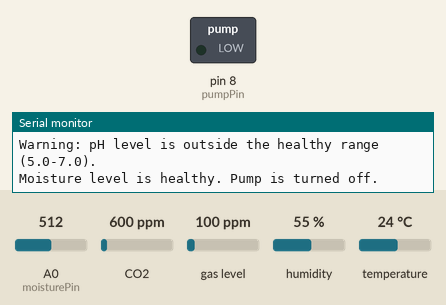
This sketch was run on a simulated Arduino Uno, built with avr-gcc and run on an emulated ATmega328P. Parts: switched loads named in the sketch (green lamp = pin HIGH), the last lines printed to the serial monitor. The inputs (shaded band) are chosen by the test bench; at power-on: A0 (moisturePin) = 512, humidity 55 %, CO2 600 ppm, gas level 100 ppm, temperature 24 °C.

Above: at 1.8 s.
1.9 s: A0 (moisturePin) set to 486
At 3.3 s:
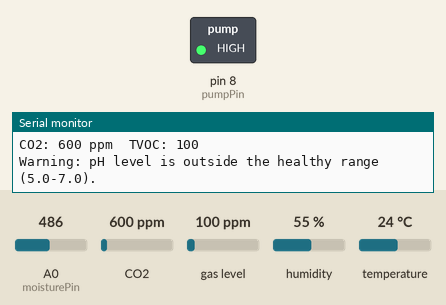
3.6 s: humidity set to 41 %
5.1 s: humidity set to 38 %
19.2 s: A0 (moisturePin) set to 510
At 20.3 s:
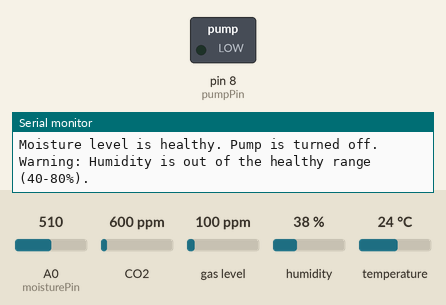
Timing chart, 0 to 22.2 s (numbered marks = the images above; inputs shaded):
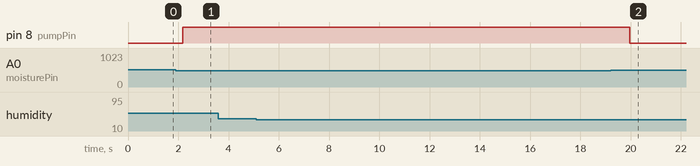

Measured:
- the behaviour switches between 500 and 499 on A0 (moisturePin) (found by bisection; images 0 and 1)
- after the input at 1.9 s, pin 8 (pumpPin): LOW → HIGH after 0.27 s
- after the input at 19.2 s, pin 8 (pumpPin): HIGH → LOW after 0.76 s

The sketch:

Soil_chemical_and_atmosphere_monitoring_system.ino
```cpp
#include <DHT.h>
#include <Adafruit_Sensor.h>
#include <Adafruit_CCS811.h>
#include <SoftwareSerial.h>

#define DHTPIN 2
#define DHTTYPE DHT22
DHT dht(DHTPIN, DHTTYPE);

Adafruit_CCS811 ccs;

int moisturePin = A0;
int pumpPin = 8;

float chemicalValue1 = 0.0;
float chemicalValue2 = 0.0;
float chemicalValue3 = 0.0;
float pHValue = 0.0;

SoftwareSerial pHSerial(2, 3);

void setup() {
  pinMode(pumpPin, OUTPUT);
  Serial.begin(9600);
  pHSerial.begin(9600);

  if (!ccs.begin()) {
    Serial.println("Failed to start CCS811 gas sensor! Please check wiring.");
    while (1);
  }

  dht.begin();
}

void loop() {
  int moistureValue = analogRead(moisturePin);
  float temperature = dht.readTemperature();
  float humidity = dht.readHumidity();

  if (ccs.available()) {
    if (!ccs.readData()) {
      Serial.print("CO2: ");
      Serial.print(ccs.geteCO2());
      Serial.print(" ppm\t");
      Serial.print("TVOC: ");
      Serial.println(ccs.getTVOC());
    }
  }

  if (pHSerial.available()) {
    pHValue = pHSerial.parseFloat();
  }

  if (pHValue < 5.0 || pHValue > 7.0) {
    Serial.println("Warning: pH level is outside the healthy range (5.0-7.0).");
  }

  if (chemicalValue1 > 80.0 || chemicalValue2 > 60.0 || chemicalValue3 > 70.0) {
    Serial.println("Warning: Chemical values are above the healthy range for plants.");
  }

  if (moistureValue < 500) {
    digitalWrite(pumpPin, HIGH);
    Serial.println("Moisture level is low. Pump is turned on.");
  } else {
    digitalWrite(pumpPin, LOW);
    Serial.println("Moisture level is healthy. Pump is turned off.");
  }

  if (temperature < 15 || temperature > 30) {
    Serial.println("Warning: Temperature is out of the healthy range (15-30°C).");
  }

  if (humidity < 40 || humidity > 80) {
    Serial.println("Warning: Humidity is out of the healthy range (40-80%).");
  }

  delay(1000);
}
```
